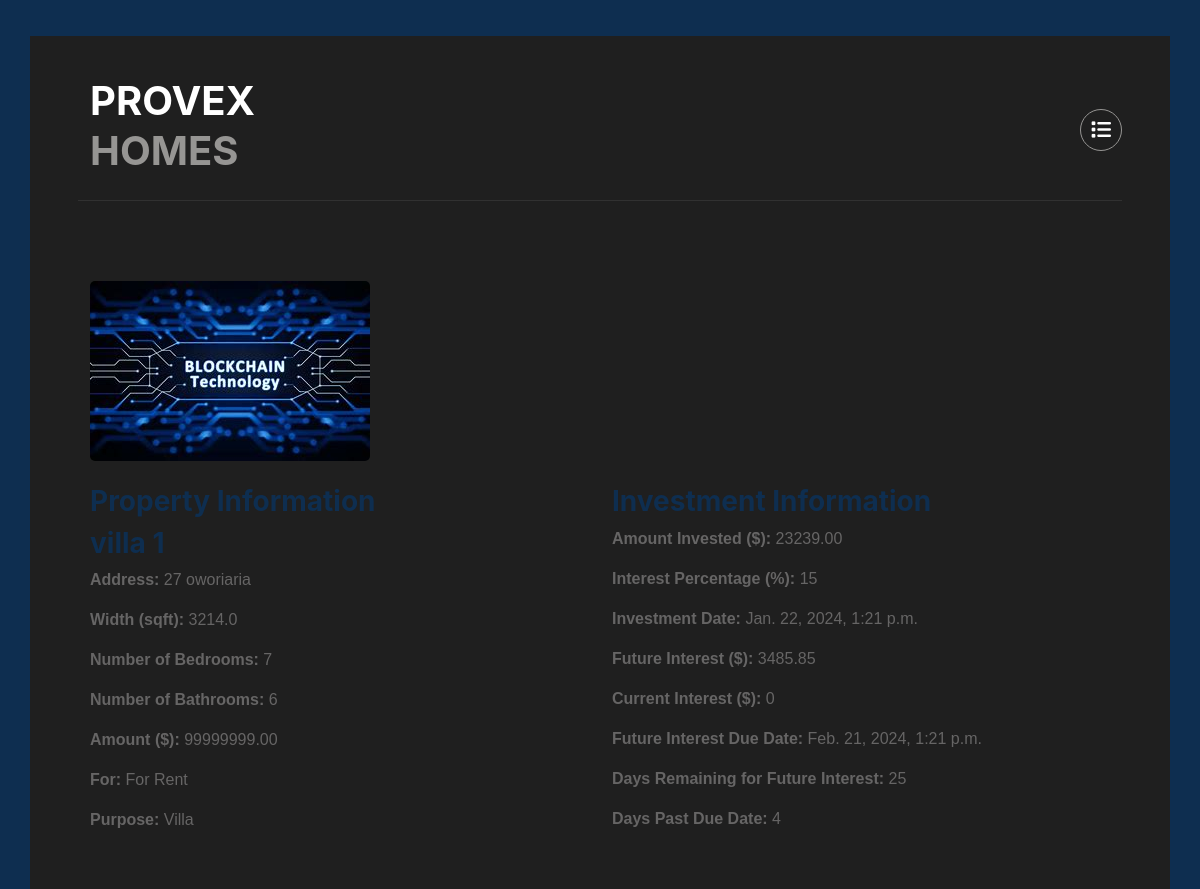
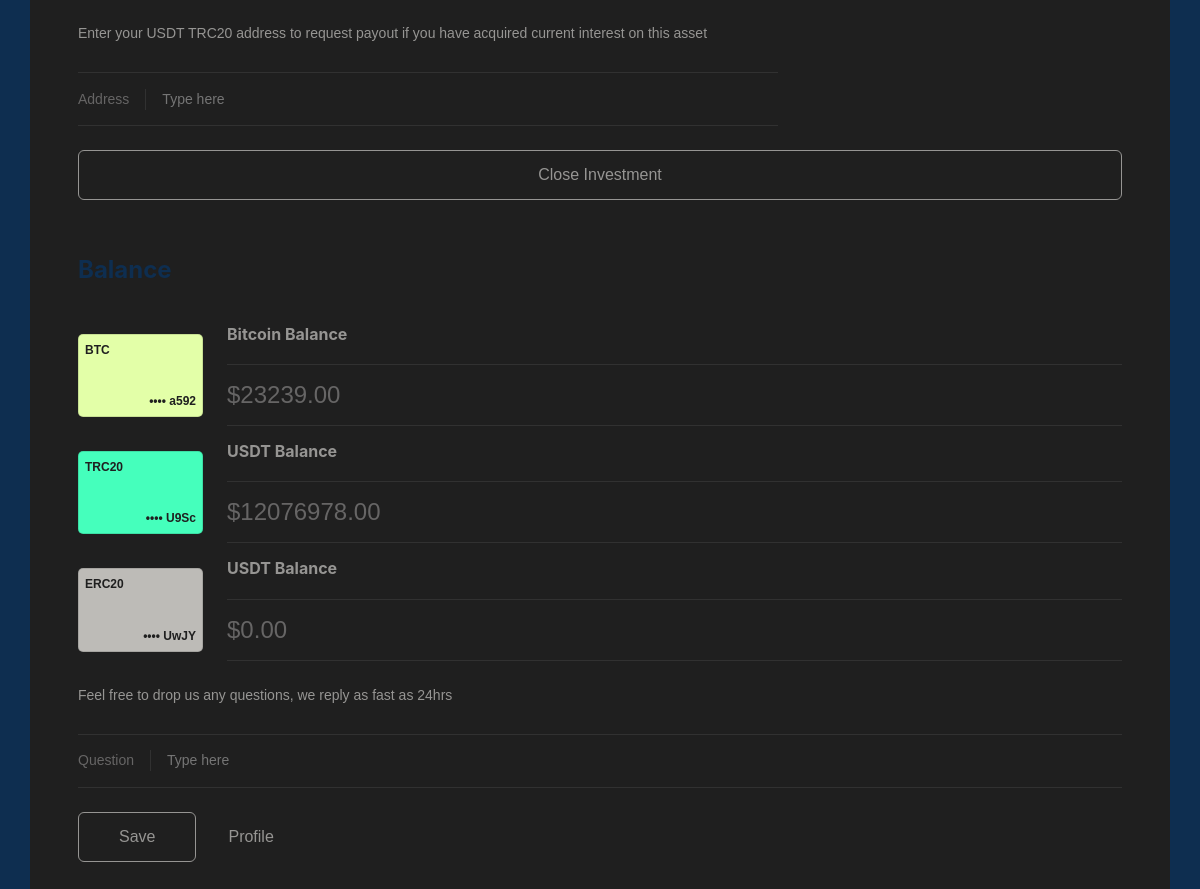
The page /dashboard/investments/5/ (signed in) on the database its author committed (2 pictures, top to bottom).
### estate/models.py (models this page shows, shortened)
class Investment(models.Model):
    property = models.ForeignKey(Property, on_delete=models.CASCADE)
    user = models.ForeignKey(User, on_delete=models.CASCADE)
    amount = models.DecimalField(max_digits=10, decimal_places=2)
    interest_percentage = models.PositiveIntegerField()
    created_at = models.DateTimeField(auto_now_add=True)
    account_type = models.CharField(max_length=20, choices=Funds.ACCOUNT_TYPES)  # Link to your existing Funds model
    class Meta:
        verbose_name_plural = "Investments"
        ordering = ['-created_at']

class Property(models.Model):
    CHOICES_FOR_SELL_RENT = [
        ('For Sell', 'For Sell'),
        ('For Rent', 'For Rent'),
    ]
    CHOICES_PROPERTY_PURPOSE = [
        ('Apartment', 'Apartment'),
        ('Villa', 'Villa'),
        ('Building', 'Building'),
        ('Townhouse', 'Townhouse'),
        ('Home', 'Home'),
        ('Shop', 'Shop'),
        ('Office', 'Office'),
        ('Garage', 'Garage'),
    ]
    tag = models.CharField(max_length=20, choices=CHOICES_FOR_SELL_RENT)
    image = models.ImageField(upload_to='property_images/')
    purpose = models.CharField(max_length=20, choices=CHOICES_PROPERTY_PURPOSE)
    title = models.CharField(max_length=255)
    address = models.CharField(max_length=255)
    width_in_sqft = models.FloatField()
    no_of_bed = models.PositiveIntegerField(null=True, blank=True)
    no_of_bath = models.PositiveIntegerField(null=True, blank=True)
    amount = models.DecimalField(max_digits=10, decimal_places=2)
    created_at = models.DateTimeField(auto_now_add=True)
    class Meta:
        verbose_name_plural = "Properties"
        ordering = ['-created_at']

### payment/models.py (models this page shows, shortened)
class AccountSummary(models.Model):
    user = models.ForeignKey(User, on_delete=models.CASCADE)
    account_type = models.CharField(max_length=20, choices=Funds.ACCOUNT_TYPES, null=True, blank=True)
    total_amount = models.DecimalField(max_digits=10, decimal_places=2, default=0)

### estate/views.py (the view, shortened to what this page needs)
# urls.py: path('investments/<int:investment_id>/', investment_details, name='investment_details'),
@login_required
def investment_details(request, investment_id):
    user = request.user
    try:
        investment = get_object_or_404(Investment, pk=investment_id)
        interest_percentage = investment.interest_percentage
        amount = float(investment.amount)  # Convert to float
        start_date = investment.created_at  # Assuming you have a 'created_at' field in your Investment model
        now = timezone.now()
        future_interest = 0
        if (now - start_date).days < 30:
            future_interest = (interest_percentage / 100) * amount
        current_interest = 0
        if (now - start_date).days >= 30:
            current_interest = (interest_percentage / 100) * amount
        future_interest_due_date = investment.created_at + timedelta(days=30)
        days_remaining = (future_interest_due_date - timezone.now()).days
        days_past_due = 30 + (timezone.now() - future_interest_due_date).days
        usdt_trc20_details = get_account_details(user, 'USDT_TRC20')
        usdt_erc20_details = get_account_details(user, 'USDT_ERC20')
        btc_details = get_account_details(user, 'BTC')
        context = {
            'usdt_trc20_balance': usdt_trc20_details['usdt_trc20_balance'],
            'usdt_erc20_balance': usdt_erc20_details['usdt_erc20_balance'],
            'btc_balance': btc_details['btc_balance'],
            'usdt_trc20_last_digits': usdt_trc20_details['usdt_trc20_last_digits'],
            'usdt_erc20_last_digits': usdt_erc20_details['usdt_erc20_last_digits'],
            'btc_last_digits': btc_details['btc_last_digits'],
            'investment': investment,
            'future_interest': future_interest,
            'current_interest': current_interest,
            'future_interest_due_date': future_interest_due_date,
            'days_remaining': days_remaining,
            'days_past_due': days_past_due,
        }
        return render(request, 'dashboard_L/investment_details.html', context)
    except Exception as e:
        print(f'Error in investment_details view: {e}')
        return render(request, 'dashboard_L/investment_details.html', {'error': 'An error occurred'})

### payment/utils.py (called while the page is built)
def get_account_details(user, account_type):
    if account_type == 'USDT_TRC20':
        wallet_model = USDT_TRC20
    elif account_type == 'USDT_ERC20':
        wallet_model = USDT_ERC20
    elif account_type == 'BTC':
        wallet_model = BTC
    else:
        raise ValueError("Unsupported account type")
    wallet_entry = wallet_model.objects.filter().last()
    last_four_digits = wallet_entry.wallet_address[-4:]
    summary_entry, _ = AccountSummary.objects.get_or_create(user=user, account_type=account_type)
    total_amount = summary_entry.total_amount
    result = {
        f'{account_type.lower()}_balance': total_amount,
        f'{account_type.lower()}_last_digits': last_four_digits,
    }
    return result

### templates/dashboard_L/investment_details.html (shortened to what this page needs)
{% extends 'base.html' %}
{% block content %}
<div class="app-body-main-content">
    <section class="transfer-section">
        <div>
            <div class="transfers" id="property-details-container">
                <div class="container">
                    <img src="{{ investment.property.image.url }}" alt="{{ property.title }}" class="img-fluid rounded"><br>
                    <div class="row">
                        <div class="col-md-6 mb-3">
                            <h3>Property Information</h3>
                            <h3>{{ investment.property.title }}</h3>
                            <p><strong>Address:</strong> {{ investment.property.address }}</p>
                            <p><strong>Width (sqft):</strong> {{ investment.property.width_in_sqft }}</p>
                            <p><strong>Number of Bedrooms:</strong> {{ investment.property.no_of_bed }}</p>
                            <p><strong>Number of Bathrooms:</strong> {{ investment.property.no_of_bath }}</p>
                            <p><strong>Amount ($):</strong> {{ investment.property.amount }}</p>
                            <p><strong>For:</strong> {{ investment.property.tag }}</p>
                            <p><strong>Purpose:</strong> {{ investment.property.get_purpose_display }}</p>
                        </div>
                        <div class="col-md-6 mb-3">
                            <h3>Investment Information</h3>
                            <p><strong>Amount Invested ($):</strong> {{ investment.amount }}</p>
                            <p><strong>Interest Percentage (%):</strong> {{ investment.interest_percentage }}</p>
                            <p><strong>Investment Date:</strong> {{ investment.created_at }}</p>
                            <p><strong>Future Interest ($):</strong> {{ future_interest }}</p>
                            <p><strong>Current Interest ($):</strong> {{ current_interest }}</p>
                            <p><strong>Future Interest Due Date:</strong> {{ future_interest_due_date }}</p>
                            <p><strong>Days Remaining for Future Interest:</strong> {{ days_remaining }}</p>
                            <p><strong>Days Past Due Date:</strong> {{ days_past_due }}</p>
                        </div>
                    </div>
                </div>
                <br>
                <form method="POST">
                    <div class="faq" style="max-width:700px;">
                        <p>Enter your USDT TRC20 address to request payout if you have acquired current interest on this asset</p>
                        <div>
                            <label>Address</label>
                            <input type="text" name="wallet_address" placeholder="Type here">
                        </div>
                    </div>
                    <div class="payment-section-footer">
                        <button class="save-button" style="width:100%;" type="submit">
                            Close Investment
                        </button>
                    </div>
                </form>
            </div>
        </div>
    </section>
</div>
{% include 'chunks/side_balance.html' %}
{% endblock content %}

### templates/base.html (shortened to what this page needs)
<!DOCTYPE html>
{% load static %}
<html lang="en">
<head>
    <link rel="stylesheet" href="{% static 'dashboard/dashboard.css' %}">
    <link rel="stylesheet" href="https://cdnjs.cloudflare.com/ajax/libs/font-awesome/6.5.1/css/all.min.css" />
    <link href="{% static 'css/bootstrap.min.css' %}" rel="stylesheet">
</head>
<body style="background-color: #0E2E50;">
    <div class="app">
        {% include 'chunks/top_nav.html' %}
        <div class="app-body">
           {% block content %}
           {% endblock content %}
        </div>
    </div>
</body>
</html>

### templates/chunks/top_nav.html (shortened to what this page needs)
<header class="app-header">
    <div class="app-header-logo">
        <div class="logo">
            <h1 class="logo-title">
                <span>PROVEX</span>
                <span> HOMES</span>
            </h1>
        </div>
    </div>
    <div class="app-header-mobile">
        <button class="icon-button large">
            <i class="fas fa-list"></i>
        </button>
    </div>
</header>

### templates/chunks/side_balance.html (shortened to what this page needs)
<div class="app-body-sidebar">
    <section class="payment-section">
        <h2>Balance</h2>
        <div class="payments">
            <div class="payment">
                <div class="card olive">
                    <span>BTC</span>
                    <span>
                        •••• {{ btc_last_digits }}
                    </span>
                </div>
                <div class="payment-details">
                    <h3>Bitcoin Balance</h3>
                    <div>
                        <span>${{ btc_balance }}</span>
                    </div>
                </div>
            </div>
            <div class="payment">
                <div class="card green">
                    <span>TRC20</span>
                    <span>
                        •••• {{ usdt_trc20_last_digits }}
                    </span>
                </div>
                <div class="payment-details">
                    <h3>USDT Balance</h3>
                    <div>
                        <span>${{ usdt_trc20_balance }}</span>
                    </div>
                </div>
            </div>
            <div class="payment">
                <div class="card gray">
                    <span>ERC20</span>
                    <span>
                        •••• {{ usdt_erc20_last_digits }}
                    </span>
                </div>
                <div class="payment-details">
                    <h3>USDT Balance</h3>
                    <div>
                        <span>${{ usdt_erc20_balance }}</span>
                    </div>
                </div>
            </div>
        </div>
        {% include 'chunks/faq.html' %}
    </section>
</div>

### templates/chunks/faq.html (shortened to what this page needs)
<div class="faq">
    <p>Feel free to drop us any questions, we reply as fast as 24hrs</p>
    <div>
        <label>Question</label>
        <input type="text" placeholder="Type here">
    </div>
</div>
<div class="payment-section-footer">
    <button class="save-button">
        Save
    </button>
    <a href="{% url 'profile' %}" class="settings-button">
        <span>Profile</span>
    </a>
</div>

### static/dashboard/dashboard.css (style rules this page uses)
:root { --c-gray-900: #000000; --c-gray-800: #1f1f1f; --c-gray-700: #2e2e2e; --c-gray-600: #313131; --c-gray-500: #969593; --c-gray-400: #a6a6a6; --c-gray-300: #bdbbb7; --c-gray-200: #f1f1f1; --c-gray-100: #ffffff; --c-green-500: #45ffbc; --c-olive-500: #e3ffa8; --c-white: var(--c-gray-100); --c-text-primary: var(--c-gray-100); --c-text-secondary: var(--c-gray-200); --c-text-tertiary: var(--c-gray-500); }
body { line-height: 1.5; min-height: 100vh; font-family: "Be Vietnam Pro", sans-serif; background-color: var(--c-gray-900); color: var(--c-text-primary); display: flex; padding-top: 3vw; padding-bottom: 3vw; justify-content: center; }
*, *:before, *:after { box-sizing: border-box; }
img { display: block; max-width: 100%; }
button, select, input, textarea { font: inherit; }
a { color: inherit; }
.app { min-height: 80vh; width: 95%; max-width: 1600px; background-color: var(--c-gray-800); padding: 2vw 4vw 6vw; display: flex; flex-direction: column; }
.transfer-section { margin-top: 2.5rem; }
.payments { display: flex; flex-direction: column; margin-top: 1.5rem; }
.transfers { display: flex; flex-direction: column; margin-top: 1.5rem; }
.payment-section-footer { display: flex; align-items: center; margin-top: 1.5rem; }

### rows shown on the page
Investment: property.image (picture), property.address "27 oworiaria", property.width_in_sqft "3214.0", property.no_of_bed "7", property.no_of_bath "6", property.amount "99999999.00", property.tag "For Rent", property.purpose "Villa", amount "23239.00", interest_percentage "15", created_at "Jan. 22, 2024, 1:21 p.m."
AccountSummary: total_amount "23239.00"
AccountSummary: total_amount "12076978.00"
AccountSummary: total_amount "0.00"

### other values the page prints
{{ future_interest }} "3485.85"
{{ current_interest }} "0"
{{ future_interest_due_date }} "Feb. 21, 2024, 1:21 p.m."
{{ btc_last_digits }} "a592"
{{ usdt_trc20_last_digits }} "U9Sc"
{{ usdt_erc20_last_digits }} "UwJY"
